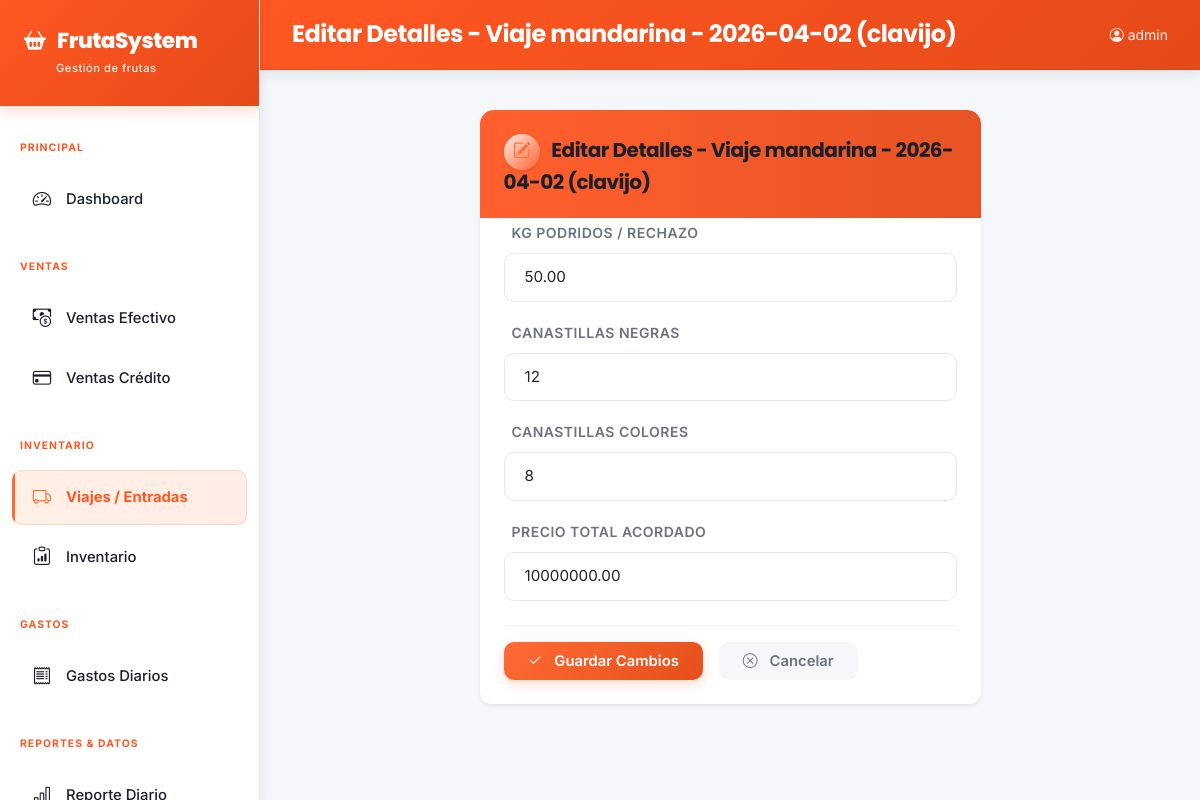
Page /viajes/16/detalles/ (signed in) on the committed database.
### core/models.py (models this page shows, shortened)
class Viaje(models.Model):
    PESO_CANASTILLA_NEGRA = Decimal('1.6')
    PESO_CANASTILLA_COLOR = Decimal('2.2')
    proveedor = models.ForeignKey(Proveedor, on_delete=models.PROTECT, related_name='viajes', verbose_name='Proveedor')
    producto = models.ForeignKey(Producto, on_delete=models.PROTECT, related_name='viajes', verbose_name='Producto')
    fecha = models.DateField(verbose_name='Fecha')
    observaciones = models.TextField(blank=True, verbose_name='Observaciones')
    kg_bruto = models.DecimalField(max_digits=10, decimal_places=2, default=0, verbose_name='Kg Bruto Recibido')
    kg_podridos = models.DecimalField(max_digits=10, decimal_places=2, default=0, verbose_name='Kg Podridos / Rechazo')
    cantidad_canastillas_negras = models.IntegerField(default=0, verbose_name='Canastillas Negras')
    cantidad_canastillas_colores = models.IntegerField(default=0, verbose_name='Canastillas Colores')
    precio_total_acordado = models.DecimalField(max_digits=12, decimal_places=2, default=0, verbose_name='Precio Total Acordado')
    created_at = models.DateTimeField(auto_now_add=True)
    def __str__(self): return f"Viaje {self.producto} - {self.fecha} ({self.proveedor})"
    class Meta:
        verbose_name = 'Viaje'; verbose_name_plural = 'Viajes'; ordering = ['-fecha', '-created_at']

### core/views.py (the view)
# urls.py: path('viajes/<int:pk>/detalles/', views.viaje_detalles_edit, name='viaje_detalles_edit'),
@login_required
def viaje_detalles_edit(request, pk):
    viaje = get_object_or_404(Viaje, pk=pk)
    form = ViajeDetallesForm(request.POST or None, instance=viaje)
    if form.is_valid():
        form.save()
        messages.success(request, 'Detalles del viaje actualizados correctamente.')
        return redirect('viaje_detail', pk=pk)
    return render(request, 'core/form_generic.html', {
        'form': form,
        'titulo': f'Editar Detalles - {viaje}',
        'back_url': 'viaje_detail',
        'back_url_args': [pk]
    })

### core/forms.py
class ViajeDetallesForm(forms.ModelForm):
    class Meta:
        model = Viaje
        fields = ['kg_podridos', 'cantidad_canastillas_negras', 'cantidad_canastillas_colores', 'precio_total_acordado']
        widgets = {
            'kg_podridos': forms.NumberInput(attrs={'class': 'form-control', 'step': '0.01'}),
            'cantidad_canastillas_negras': forms.NumberInput(attrs={'class': 'form-control', 'min': '0'}),
            'cantidad_canastillas_colores': forms.NumberInput(attrs={'class': 'form-control', 'min': '0'}),
            'precio_total_acordado': forms.NumberInput(attrs={'class': 'form-control', 'step': '0.01'}),
        }

### core/models.py (called while the page is built)
    def __str__(self): return self.nombre

    def __str__(self): return self.nombre

### core/templates/core/form_generic.html (shortened to what this page needs)
{% extends 'core/base.html' %}
{% block page_title %}{{ titulo }}{% endblock %}
{% block content %}
<div class="row justify-content-center">
  <div class="col-md-7">
    <div class="card border-0 shadow-sm" style="border-radius: 12px; overflow: hidden;">
      <div class="card-header py-4 bg-white border-bottom-0">
        <h5 class="mb-0 fw-bold" style="color: var(--text-main);">
          <div class="stat-icon-wrapper d-inline-flex me-2 shadow-sm" style="width: 36px; height: 36px; font-size: 1.1rem;">
            <i class="bi bi-pencil-square"></i>
          </div>
          {{ titulo }}
        </h5>
      </div>
      <div class="card-body p-4 pt-0">
        <form method="post">
          <div class="row g-3">
          {% for field in form %}
            <div class="col-12 {% if field.field.widget.input_type == 'select' %}col-md-6{% endif %}">
              <label class="form-label form-control-sm text-uppercase fw-semibold mb-1" style="color: var(--text-sec); letter-spacing: 0.5px;">{{ field.label }}</label>
              {{ field }}
            </div>
          {% endfor %}
          </div>
          <div class="d-flex align-items-center gap-3 mt-4 pt-3 border-top" style="border-color: rgba(0,0,0,0.05) !important;">
            <button type="submit" class="btn btn-primary px-4 py-2 fw-semibold">
              <i class="bi bi-check2 me-1"></i> Guardar Cambios
            </button>
            {% if back_url %}
              {% if back_url_args %}
              <a href="{% url back_url back_url_args|first %}" class="btn btn-outline-secondary py-2 border-0 fw-semibold" style="color: var(--text-sec);"><i class="bi bi-x-circle me-1"></i> Cancelar</a>
              {% else %}
              <a href="{% url back_url %}" class="btn btn-outline-secondary py-2 border-0 fw-semibold" style="color: var(--text-sec);"><i class="bi bi-x-circle me-1"></i> Cancelar</a>
              {% endif %}
            {% else %}
            <a href="javascript:history.back()" class="btn btn-outline-secondary py-2 border-0 fw-semibold" style="color: var(--text-sec);"><i class="bi bi-x-circle me-1"></i> Cancelar</a>
            {% endif %}
          </div>
        </form>
      </div>
    </div>
  </div>
</div>
{% endblock %}

### core/templates/core/base.html (shortened to what this page needs)
<!DOCTYPE html>
<html lang="es">
<head>
<link href="https://cdn.jsdelivr.net/npm/bootstrap@5.3.0/dist/css/bootstrap.min.css" rel="stylesheet">
<link href="https://cdn.jsdelivr.net/npm/bootstrap-icons@1.11.0/font/bootstrap-icons.css" rel="stylesheet">
</head>
<body>
<div class="sidebar" id="sidebar">
  <div class="sidebar-brand">
    <h5><i class="bi bi-basket2-fill"></i>FrutaSystem</h5>
    <small>Gestión de frutas</small>
  </div>
  <nav class="mt-2">
    <div class="nav-section">Principal</div>
    <a href="{% url 'dashboard' %}" class="nav-link {% if request.resolver_match.url_name == 'dashboard' %}active{% endif %}">
      <i class="bi bi-speedometer2"></i> Dashboard
    </a>
    <div class="nav-section">Ventas</div>
    <a href="{% url 'venta_efectivo_list' %}" class="nav-link {% if 'efectivo' in request.path %}active{% endif %}">
      <i class="bi bi-cash-coin"></i> Ventas Efectivo
    </a>
    <a href="{% url 'venta_credito_list' %}" class="nav-link {% if 'credito' in request.path %}active{% endif %}">
      <i class="bi bi-credit-card"></i> Ventas Crédito
    </a>
    <div class="nav-section">Inventario</div>
    <a href="{% url 'viaje_list' %}" class="nav-link {% if 'viajes' in request.path %}active{% endif %}">
      <i class="bi bi-truck"></i> Viajes / Entradas
    </a>
    <a href="{% url 'inventario_list' %}" class="nav-link {% if 'inventario' in request.path %}active{% endif %}">
      <i class="bi bi-clipboard-data"></i> Inventario
    </a>
    <div class="nav-section">Gastos</div>
    <a href="{% url 'gasto_list' %}" class="nav-link {% if 'gastos' in request.path and 'categorias' not in request.path %}active{% endif %}">
      <i class="bi bi-receipt"></i> Gastos Diarios
    </a>
    <div class="nav-section">Reportes & Datos</div>
    <a href="{% url 'reporte_diario' %}" class="nav-link {% if 'diario' in request.path %}active{% endif %}">
      <i class="bi bi-bar-chart-line"></i> Reporte Diario
    </a>
  </nav>
</div>
<div class="main-content">
  <div class="topbar">
    <div class="flex-grow-1">
      <h6 class="page-title-text d-none d-lg-flex">{% block page_title %}{% endblock %}</h6>
    </div>
    <div class="d-flex align-items-center gap-3">
      <small style="color: rgba(255,255,255,0.9);"><i class="bi bi-person-circle me-1"></i>{{ request.user.username }}</small>
    </div>
  </div>
  <div class="content-area">
    {% block content %}{% endblock %}
  </div>
</div>
</body>
</html>

### rows in the picture
Viaje: form "50.00" "12" "8" "10000000.00"

### other values in the picture
{{ titulo }} "Editar Detalles - Viaje mandarina - 2026-04-02 (clavijo)"
{{ request.user.username }} "admin"
{{ field.label }} "KG PODRIDOS / RECHAZO" "CANASTILLAS NEGRAS" "CANASTILLAS COLORES" "PRECIO TOTAL ACORDADO"
